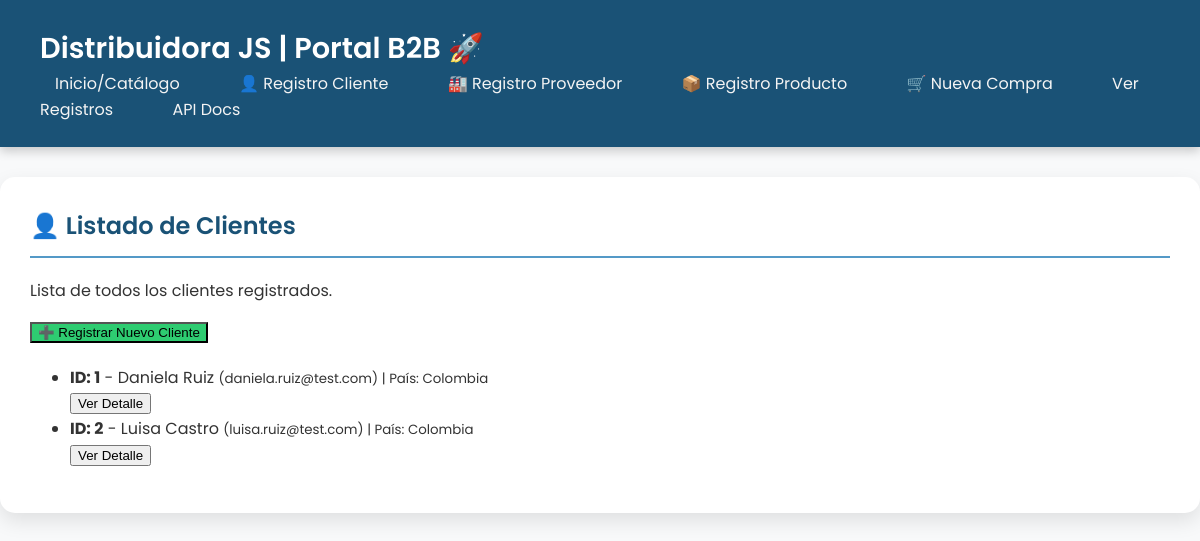
The page /clientes/listado on the database as committed earlier.
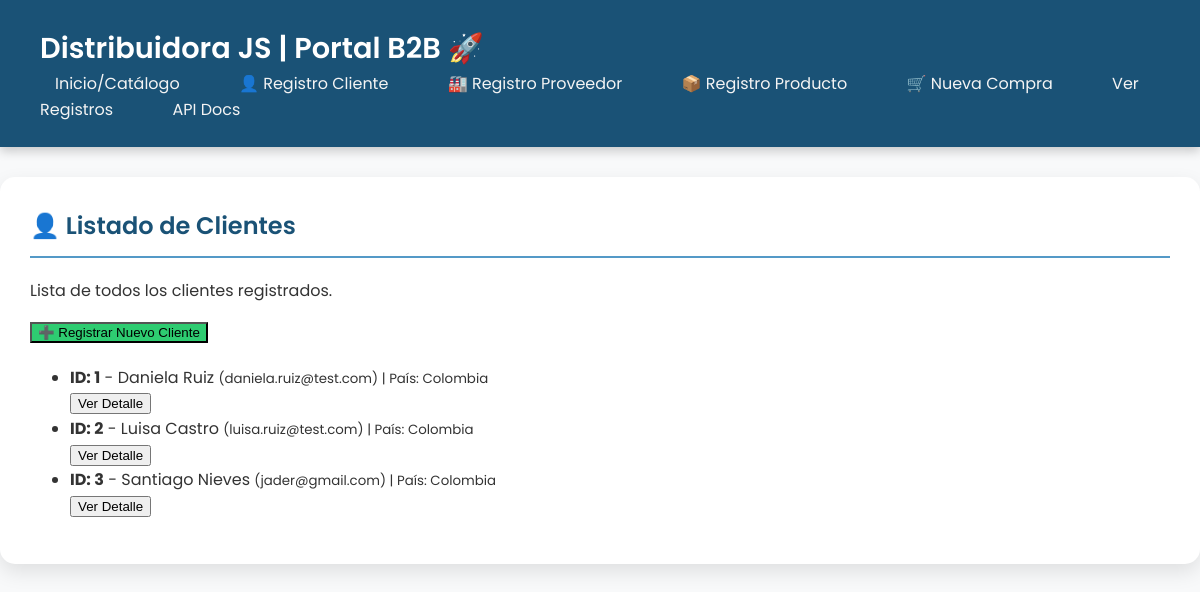
The same page on the database as committed later.
### models.py (models this page shows)
class ClienteBase(BaseModel):
    nombre: str = Field(index=True)
    email: str = Field(unique=True, index=True)
    password_hash: str
    pais: str
    ciudad: str
    direccion_envio: str
    telefono: Optional[str] = None

class Cliente(ClienteBase, table=True):
    compras: List["Compra"] = Relationship(back_populates="cliente")

### main.py (the view)
@app.get("/clientes/listado", response_class=HTMLResponse, tags=["0. VISTAS"])
def read_clientes_html(request: Request, session: SessionDep):
    clientes = session.exec(select(models.Cliente)).all()
    return templates.TemplateResponse(
        request=request,
        name="listado_clientes.html",
        context={"clientes": clientes, "titulo": "Listado de Clientes"}
    )

### templates/listado_clientes.html
{% extends "base.html" %}
{% block content %}
    <h2>👤 {{ titulo }}</h2>
    <p>Lista de todos los clientes registrados.</p>
    <div class="actions" style="margin-bottom: 20px;">
        <a href="/clientes/registro"><button style="background-color: #2ecc71;">➕ Registrar Nuevo Cliente</button></a>
    </div>
    {% if clientes %}
        <ul class="data-list">
        {% for cliente in clientes %}
            <li>
                <div class="data-details">
                    <strong>ID: {{ cliente.id }}</strong> -
                    {{ cliente.nombre }}
                    <small>({{ cliente.email }}) | País: {{ cliente.pais }}</small>
                </div>
                <div class="actions">
                    <a href="/clientes/{{ cliente.id }}"><button>Ver Detalle</button></a>
                    </div>
            </li>
        {% endfor %}
        </ul>
    {% else %}
        <p>No hay clientes registrados.</p>
    {% endif %}
{% endblock %}

### templates/base.html (shortened to what this page needs)
<!DOCTYPE html>
<html lang="es">
<head>
</head>
<body>
    <div class="header">
        <h1>Distribuidora JS | Portal B2B 🚀</h1>
        <div class="nav">
            <a href="/">Inicio/Catálogo</a>
            <a href="/clientes/registro">👤 Registro Cliente</a>
            <a href="/empresas/registro">🏭 Registro Proveedor</a>
            <a href="/productos/registro">📦 Registro Producto</a> <a href="/compras/registro">🛒 Nueva Compra</a>
            <a href="/clientes/listado">Ver Registros</a>
            <a href="http://127.0.0.1:8000/docs" target="_blank">API Docs</a>
        </div>
    </div>
    <div class="container">
        {% block content %}{% endblock %}
    </div>
</body>
</html>

### templates/base.html (style rules this page uses)
:root { --color-principal: #1a5276; --color-secundario: #5499c7; --color-contraste: #f39c12; --color-fondo: #f8f9fa; --color-texto: #333; --color-borde: #e0e0e0; }
body { font-family: 'Poppins', sans-serif; margin: 0; background-color: var(--color-fondo); color: var(--color-texto); line-height: 1.6; }
.header { background-color: var(--color-principal); color: white; padding: 25px 40px; box-shadow: 0 4px 10px rgba(0, 0, 0, 0.2); }
.header h1 { margin: 0; font-weight: 600; font-size: 1.8em; }
.nav a { color: #f4f4f4; margin-right: 25px; text-decoration: none; padding: 10px 15px; border-radius: 6px; transition: background-color 0.3s; font-weight: 400; }
.container { max-width: 1300px; margin: 30px auto; padding: 30px; background: white; border-radius: 15px; box-shadow: 0 8px 20px rgba(0, 0, 0, 0.1); }
h2 { color: var(--color-principal); border-bottom: 2px solid var(--color-secundario); padding-bottom: 10px; margin-top: 0; font-weight: 600; }

Rows that differ between the two databases and show on the page:
added Cliente: id "3", nombre "Santiago Nieves", email "jader@gmail.com", pais "Colombia"
